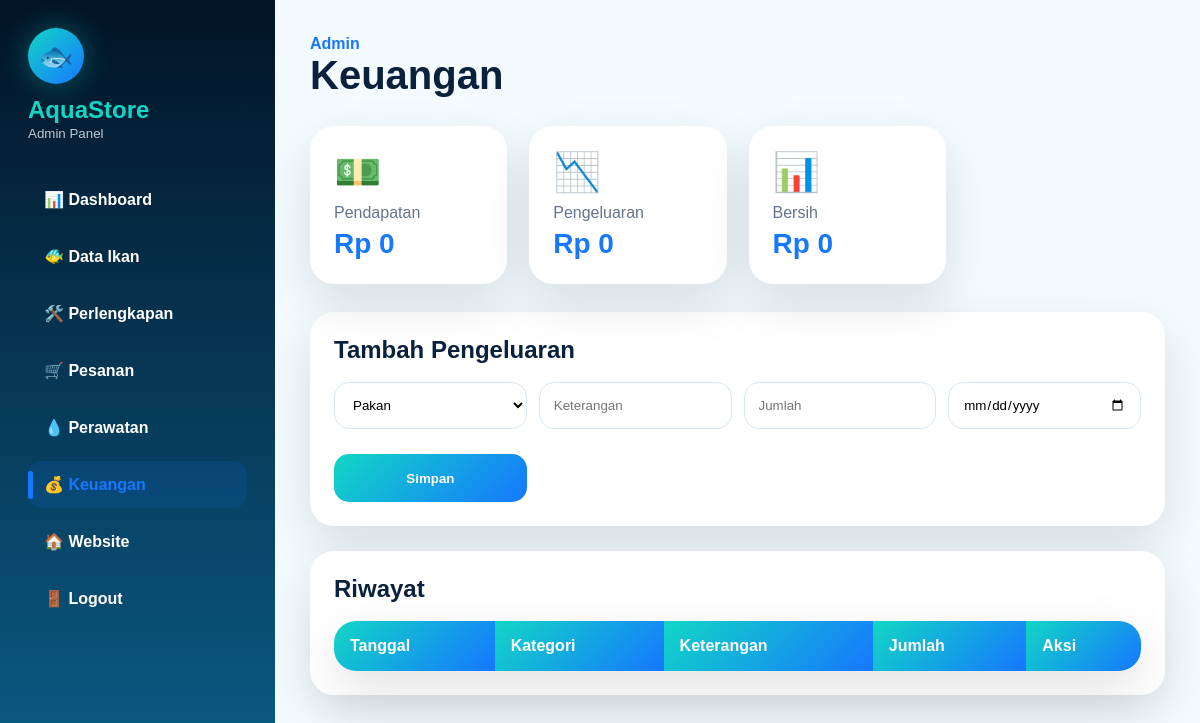
/admin/keuangan.php (signed in), run on an earlier commit of the app's database.
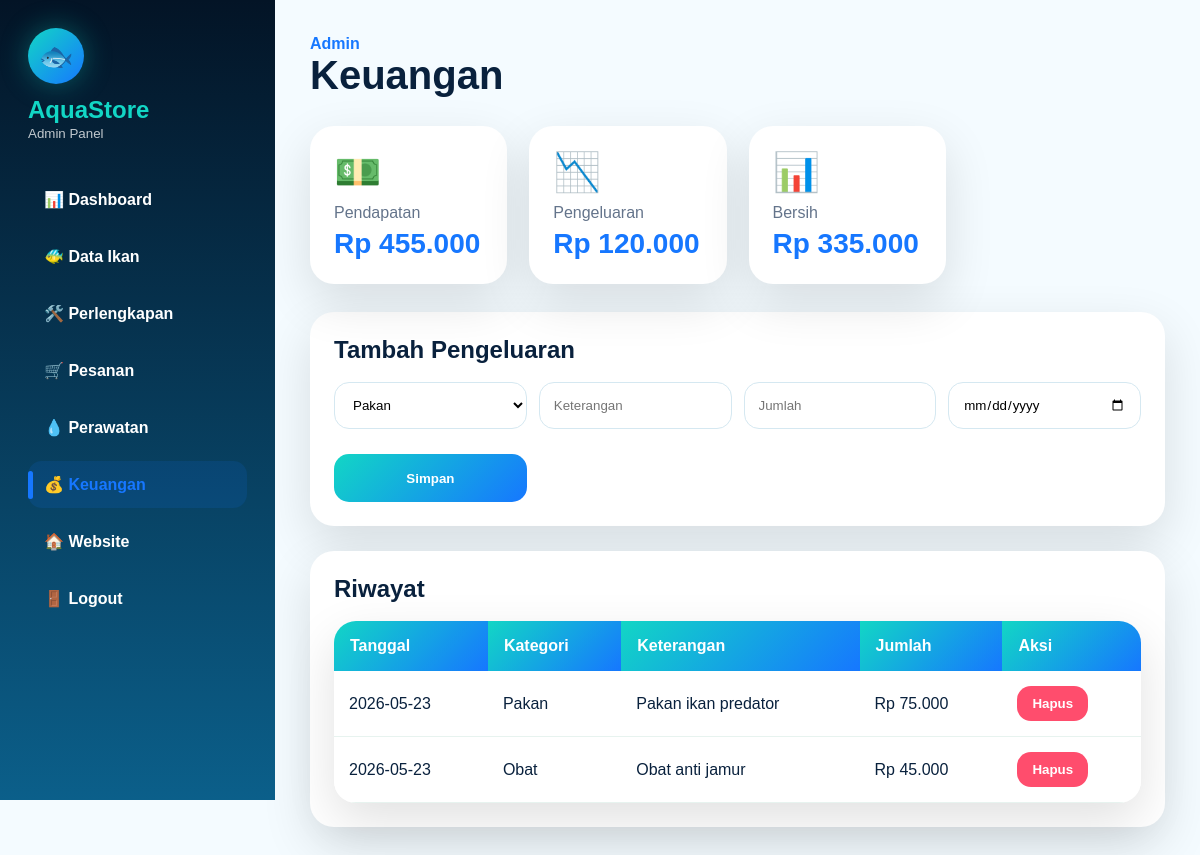
And on a later commit of the database.
### tables this page shows
CREATE TABLE `pengeluaran` (
  `id` int(11) NOT NULL,
  `kategori` enum('Pakan','Obat','Aksesori','Listrik','Lainnya') DEFAULT NULL,
  `keterangan` text DEFAULT NULL,
  `jumlah` int(11) NOT NULL,
  `tanggal` date DEFAULT NULL,
  `created_at` timestamp NOT NULL DEFAULT current_timestamp()
);

### config/db.php (called while the page is built, shortened)
<?php
function e($text)
{
    return htmlspecialchars((string) ($text ?? ''), ENT_QUOTES, 'UTF-8');
}
function rupiah($angka)
{
    return 'Rp ' . number_format((int) $angka, 0, ',', '.');
}

### admin/keuangan.php (the view, shortened to what this page needs)
<?php require "../config/db.php";
$pendapatan = $pdo->query("SELECT SUM(total_harga) FROM pesanan WHERE status='Selesai'")->fetchColumn() ?: 0;
$pengeluaran = $pdo->query("SELECT SUM(jumlah) FROM pengeluaran")->fetchColumn() ?: 0;
$data = $pdo->query("SELECT * FROM pengeluaran ORDER BY tanggal DESC")->fetchAll();
?><!DOCTYPE html>
<html lang="id">
<head>
    <link rel="stylesheet" href="../assets/css/style.css">
</head>
<body>
    <div class="admin-layout"><?php include "sidebar.php"; ?>
        <main class="admin-content">
            <div class="admin-header">
                <div><span>Admin</span>
                    <h1>Keuangan</h1>
                </div>
            </div><?php show_flash(); ?>
            <div class="admin-stats">
                <div class="dash-card"><span>💵</span>
                    <p>Pendapatan</p>
                    <h2><?= rupiah($pendapatan) ?></h2>
                </div>
                <div class="dash-card"><span>📉</span>
                    <p>Pengeluaran</p>
                    <h2><?= rupiah($pengeluaran) ?></h2>
                </div>
                <div class="dash-card"><span>📊</span>
                    <p>Bersih</p>
                    <h2><?= rupiah($pendapatan - $pengeluaran) ?></h2>
                </div>
            </div>
            <div class="admin-panel">
                <h2>Tambah Pengeluaran</h2>
                <form method="POST" class="admin-form"><input type="hidden" name="csrf"
                        value="<?= csrf_token() ?>"><select name="kategori">
                        <option>Pakan</option>
                    </select><input type="text" name="keterangan" placeholder="Keterangan"><input type="number"
                        name="jumlah" placeholder="Jumlah" required><input type="date" name="tanggal" required><button
                        name="tambah">Simpan</button></form>
            </div>
            <div class="admin-panel">
                <h2>Riwayat</h2>
                <div class="table-box">
                    <table>
                        <tr>
                            <th>Tanggal</th>
                            <th>Kategori</th>
                            <th>Keterangan</th>
                            <th>Jumlah</th>
                            <th>Aksi</th>
                        </tr><?php foreach ($data as $r): ?>
                            <tr>
                                <td><?= e($r['tanggal']) ?></td>
                                <td><?= e($r['kategori']) ?></td>
                                <td><?= e($r['keterangan']) ?></td>
                                <td><?= rupiah($r['jumlah']) ?></td>
                                <td>
                                    <form method="POST"><input type="hidden" name="csrf" value="<?= csrf_token() ?>"><input
                                            type="hidden" name="id" value="<?= $r['id'] ?>"><button class="delete-button"
                                            name="hapus">Hapus</button></form>
                                </td>
                            </tr><?php endforeach; ?>
                    </table>
                </div>
            </div>
        </main>
    </div>
</body>
</html>

What changed in the data, as far as the page shows it:
added pengeluaran: tanggal "2026-05-23", kategori "Pakan", keterangan "Pakan ikan predator", jumlah "Rp 75.000"
added pengeluaran: tanggal "2026-05-23", kategori "Obat", keterangan "Obat anti jamur", jumlah "Rp 45.000"
Also different on the page:
rupiah($pendapatan): "Rp 0" → "Rp 455.000"
rupiah($pengeluaran): "Rp 0" → "Rp 120.000"
rupiah($pendapatan - $pengeluaran): "Rp 0" → "Rp 335.000"
